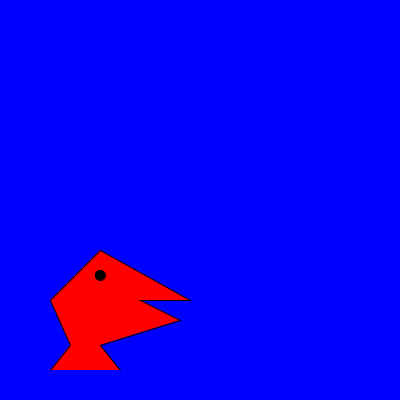
Frame 1 (no input)
Frame 60 (the mouse pressed at the canvas centre just before this capture): identical to frame 1, image omitted
Frame 120 (the mouse held since frame 60 and released just before this capture): identical to frame 1, image omitted

The Processing sketch that drew this single still picture (run headless with seeded random() and noise(); from frame 60 on, the mouse is pressed at the canvas centre):

// Processing sketch: processing_80904
// ── processing_80904.pde

void setup(){
  size(400,400);
  noFill();
  smooth();
}
void draw(){
  background(0,0,255);
  fill(255,0,0);
  beginShape();
  vertex(50,370);
  vertex(70,345);
  vertex(50,300);
  vertex(100,250);
  vertex(190,300);
  vertex(140,300);
  vertex(180,320);
  vertex(100,345);
  vertex(120,370);
  endShape();
  fill(0);
 ellipse(100,275,10,10); 
}
